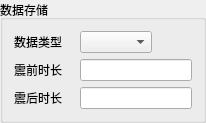
            <widget class="QGroupBox" name="groupBox_8">
             <property name="title">
              <string>数据存储</string>
             </property>
             <layout class="QGridLayout" name="gridLayout_8">
              <item row="1" column="0">
               <layout class="QHBoxLayout" name="horizontalLayout_13">
                <item>
                 <widget class="QLabel" name="label_20">
                  <property name="minimumSize">
                   <size>
                    <width>60</width>
                    <height>0</height>
                   </size>
                  </property>
                  <property name="text">
                   <string>震前时长</string>
                  </property>
                 </widget>
                </item>
                <item>
                 <widget class="QLineEdit" name="lineEdit_pre_time"/>
                </item>
               </layout>
              </item>
              <item row="2" column="0">
               <layout class="QHBoxLayout" name="horizontalLayout_14">
                <item>
                 <widget class="QLabel" name="label_21">
                  <property name="minimumSize">
                   <size>
                    <width>60</width>
                    <height>0</height>
                   </size>
                  </property>
                  <property name="text">
                   <string>震后时长</string>
                  </property>
                 </widget>
                </item>
                <item>
                 <widget class="QLineEdit" name="lineEdit_aft_time"/>
                </item>
               </layout>
              </item>
              <item row="0" column="0">
               <layout class="QHBoxLayout" name="horizontalLayout_28">
                <item>
                 <widget class="QLabel" name="label_33">
                  <property name="minimumSize">
                   <size>
                    <width>60</width>
                    <height>0</height>
                   </size>
                  </property>
                  <property name="text">
                   <string>数据类型</string>
                  </property>
                 </widget>
                </item>
                <item>
                 <widget class="QComboBox" name="comboBox_save_wave_type"/>
                </item>
                <item>
                 <spacer name="horizontalSpacer_5">
                  <property name="orientation">
                   <enum>Qt::Horizontal</enum>
                  </property>
                  <property name="sizeHint" stdset="0">
                   <size>
                    <width>40</width>
                    <height>18</height>
                   </size>
                  </property>
                 </spacer>
                </item>
               </layout>
              </item>
             </layout>
            </widget>
